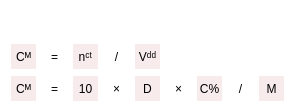
  <widget class="QWidget" name="gridWidget_3" native="true">
   <property name="geometry">
    <rect>
     <x>380</x>
     <y>100</y>
     <width>291</width>
     <height>111</height>
    </rect>
   </property>
   <property name="styleSheet">
    <string notr="true">QWidget {
    background: transparent; /* cho con trở về mặc định */
}

QLabel {
	background-color:#f7ebeb;
    border: none;
}</string>
   </property>
   <layout class="QGridLayout" name="gridLayout_3">
    <property name="bottomMargin">
     <number>6</number>
    </property>
    <item row="1" column="0">
     <widget class="QLabel" name="label_9_0">
      <property name="sizePolicy">
       <sizepolicy hsizetype="Fixed" vsizetype="Fixed">
        <horstretch>0</horstretch>
        <verstretch>0</verstretch>
       </sizepolicy>
      </property>
      <property name="minimumSize">
       <size>
        <width>25</width>
        <height>25</height>
       </size>
      </property>
      <property name="maximumSize">
       <size>
        <width>25</width>
        <height>25</height>
       </size>
      </property>
      <property name="text">
       <string>Cᴹ</string>
      </property>
      <property name="alignment">
       <set>Qt::AlignCenter</set>
      </property>
     </widget>
    </item>
    <item row="2" column="0">
     <widget class="QLabel" name="label_10_0">
      <property name="sizePolicy">
       <sizepolicy hsizetype="Fixed" vsizetype="Fixed">
        <horstretch>0</horstretch>
        <verstretch>0</verstretch>
       </sizepolicy>
      </property>
      <property name="minimumSize">
       <size>
        <width>25</width>
        <height>25</height>
       </size>
      </property>
      <property name="maximumSize">
       <size>
        <width>25</width>
        <height>25</height>
       </size>
      </property>
      <property name="text">
       <string>Cᴹ</string>
      </property>
      <property name="alignment">
       <set>Qt::AlignCenter</set>
      </property>
     </widget>
    </item>
    <item row="2" column="5">
     <widget class="QLabel" name="label_10_5">
      <property name="sizePolicy">
       <sizepolicy hsizetype="Fixed" vsizetype="Fixed">
        <horstretch>0</horstretch>
        <verstretch>0</verstretch>
       </sizepolicy>
      </property>
      <property name="minimumSize">
       <size>
        <width>25</width>
        <height>25</height>
       </size>
      </property>
      <property name="maximumSize">
       <size>
        <width>25</width>
        <height>25</height>
       </size>
      </property>
      <property name="styleSheet">
       <string notr="true">background-color:transparent;
font-size:12px;
border: 0px</string>
      </property>
      <property name="text">
       <string>×</string>
      </property>
      <property name="alignment">
       <set>Qt::AlignCenter</set>
      </property>
     </widget>
    </item>
    <item row="2" column="4">
     <widget class="QLabel" name="label_10_4">
      <property name="sizePolicy">
       <sizepolicy hsizetype="Fixed" vsizetype="Fixed">
        <horstretch>0</horstretch>
        <verstretch>0</verstretch>
       </sizepolicy>
      </property>
      <property name="minimumSize">
       <size>
        <width>25</width>
        <height>25</height>
       </size>
      </property>
      <property name="maximumSize">
       <size>
        <width>25</width>
        <height>25</height>
       </size>
      </property>
      <property name="text">
       <string>D</string>
      </property>
      <property name="alignment">
       <set>Qt::AlignCenter</set>
      </property>
     </widget>
    </item>
    <item row="1" column="3">
     <widget class="QLabel" name="label_9_3">
      <property name="sizePolicy">
       <sizepolicy hsizetype="Fixed" vsizetype="Fixed">
        <horstretch>0</horstretch>
        <verstretch>0</verstretch>
       </sizepolicy>
      </property>
      <property name="minimumSize">
       <size>
        <width>25</width>
        <height>25</height>
       </size>
      </property>
      <property name="maximumSize">
       <size>
        <width>25</width>
        <height>25</height>
       </size>
      </property>
      <property name="styleSheet">
       <string notr="true">background-color:transparent;
font-size:12px;
border: 0px</string>
      </property>
      <property name="text">
       <string>/</string>
      </property>
      <property name="alignment">
       <set>Qt::AlignCenter</set>
      </property>
     </widget>
    </item>
    <item row="2" column="6">
     <widget class="QLabel" name="label_10_6">
      <property name="sizePolicy">
       <sizepolicy hsizetype="Fixed" vsizetype="Fixed">
        <horstretch>0</horstretch>
        <verstretch>0</verstretch>
       </sizepolicy>
      </property>
      <property name="minimumSize">
       <size>
        <width>25</width>
        <height>25</height>
       </size>
      </property>
      <property name="maximumSize">
       <size>
        <width>25</width>
        <height>25</height>
       </size>
      </property>
      <property name="text">
       <string>C%</string>
      </property>
      <property name="alignment">
       <set>Qt::AlignCenter</set>
      </property>
     </widget>
    </item>
    <item row="2" column="3">
     <widget class="QLabel" name="label_10_3">
      <property name="sizePolicy">
       <sizepolicy hsizetype="Fixed" vsizetype="Fixed">
        <horstretch>0</horstretch>
        <verstretch>0</verstretch>
       </sizepolicy>
      </property>
      <property name="minimumSize">
       <size>
        <width>25</width>
        <height>25</height>
       </size>
      </property>
      <property name="maximumSize">
       <size>
        <width>25</width>
        <height>25</height>
       </size>
      </property>
      <property name="styleSheet">
       <string notr="true">background-color:transparent;
font-size:12px;
border: 0px</string>
      </property>
      <property name="text">
       <string>×</string>
      </property>
      <property name="alignment">
       <set>Qt::AlignCenter</set>
      </property>
     </widget>
    </item>
    <item row="1" column="2">
     <widget class="QLabel" name="label_9_2">
      <property name="sizePolicy">
       <sizepolicy hsizetype="Fixed" vsizetype="Fixed">
        <horstretch>0</horstretch>
        <verstretch>0</verstretch>
       </sizepolicy>
      </property>
      <property name="minimumSize">
       <size>
        <width>25</width>
        <height>25</height>
       </size>
      </property>
      <property name="maximumSize">
       <size>
        <width>25</width>
        <height>25</height>
       </size>
      </property>
      <property name="text">
       <string>nᶜᵗ</string>
      </property>
      <property name="alignment">
       <set>Qt::AlignCenter</set>
      </property>
     </widget>
    </item>
    <item row="2" column="2">
     <widget class="QLabel" name="label_10_2">
      <property name="sizePolicy">
       <sizepolicy hsizetype="Fixed" vsizetype="Fixed">
        <horstretch>0</horstretch>
        <verstretch>0</verstretch>
       </sizepolicy>
      </property>
      <property name="minimumSize">
       <size>
        <width>25</width>
        <height>25</height>
       </size>
      </property>
      <property name="maximumSize">
       <size>
        <width>25</width>
        <height>25</height>
       </size>
      </property>
      <property name="text">
       <string>10</string>
      </property>
      <property name="alignment">
       <set>Qt::AlignCenter</set>
      </property>
     </widget>
    </item>
    <item row="2" column="1">
     <widget class="QLabel" name="label_10_1">
      <property name="sizePolicy">
       <sizepolicy hsizetype="Fixed" vsizetype="Fixed">
        <horstretch>0</horstretch>
        <verstretch>0</verstretch>
       </sizepolicy>
      </property>
      <property name="minimumSize">
       <size>
        <width>25</width>
        <height>25</height>
       </size>
      </property>
      <property name="maximumSize">
       <size>
        <width>25</width>
        <height>25</height>
       </size>
      </property>
      <property name="styleSheet">
       <string notr="true">background-color:transparent;
font-size:12px;
border: 0px</string>
      </property>
      <property name="text">
       <string>=</string>
      </property>
      <property name="alignment">
       <set>Qt::AlignCenter</set>
      </property>
     </widget>
    </item>
    <item row="0" column="0">
     <widget class="QLabel" name="label_10_25">
      <property name="sizePolicy">
       <sizepolicy hsizetype="Fixed" vsizetype="Fixed">
        <horstretch>0</horstretch>
        <verstretch>0</verstretch>
       </sizepolicy>
      </property>
      <property name="minimumSize">
       <size>
        <width>25</width>
        <height>25</height>
       </size>
      </property>
      <property name="maximumSize">
       <size>
        <width>25</width>
        <height>25</height>
       </size>
      </property>
      <property name="styleSheet">
       <string notr="true">background-color:transparent;
font-size:12px;
border: 0px</string>
      </property>
      <property name="text">
       <string/>
      </property>
      <property name="alignment">
       <set>Qt::AlignCenter</set>
      </property>
     </widget>
    </item>
    <item row="1" column="1">
     <widget class="QLabel" name="label_9_1">
      <property name="sizePolicy">
       <sizepolicy hsizetype="Fixed" vsizetype="Fixed">
        <horstretch>0</horstretch>
        <verstretch>0</verstretch>
       </sizepolicy>
      </property>
      <property name="minimumSize">
       <size>
        <width>25</width>
        <height>25</height>
       </size>
      </property>
      <property name="maximumSize">
       <size>
        <width>25</width>
        <height>25</height>
       </size>
      </property>
      <property name="styleSheet">
       <string notr="true">background-color:transparent;
font-size:12px;
border: 0px</string>
      </property>
      <property name="text">
       <string>=</string>
      </property>
      <property name="alignment">
       <set>Qt::AlignCenter</set>
      </property>
     </widget>
    </item>
    <item row="1" column="4">
     <widget class="QLabel" name="label_9_4">
      <property name="sizePolicy">
       <sizepolicy hsizetype="Fixed" vsizetype="Fixed">
        <horstretch>0</horstretch>
        <verstretch>0</verstretch>
       </sizepolicy>
      </property>
      <property name="minimumSize">
       <size>
        <width>25</width>
        <height>25</height>
       </size>
      </property>
      <property name="maximumSize">
       <size>
        <width>25</width>
        <height>25</height>
       </size>
      </property>
      <property name="text">
       <string>Vᵈᵈ</string>
      </property>
      <property name="alignment">
       <set>Qt::AlignCenter</set>
      </property>
     </widget>
    </item>
    <item row="2" column="7">
     <widget class="QLabel" name="label_10_7">
      <property name="sizePolicy">
       <sizepolicy hsizetype="Fixed" vsizetype="Fixed">
        <horstretch>0</horstretch>
        <verstretch>0</verstretch>
       </sizepolicy>
      </property>
      <property name="minimumSize">
       <size>
        <width>25</width>
        <height>25</height>
       </size>
      </property>
      <property name="maximumSize">
       <size>
        <width>25</width>
        <height>25</height>
       </size>
      </property>
      <property name="styleSheet">
       <string notr="true">background-color:transparent;
font-size:12px;
border: 0px</string>
      </property>
      <property name="text">
       <string>/</string>
      </property>
      <property name="alignment">
       <set>Qt::AlignCenter</set>
      </property>
     </widget>
    </item>
    <item row="2" column="8">
     <widget class="QLabel" name="label_10_8">
      <property name="sizePolicy">
       <sizepolicy hsizetype="Fixed" vsizetype="Fixed">
        <horstretch>0</horstretch>
        <verstretch>0</verstretch>
       </sizepolicy>
      </property>
      <property name="minimumSize">
       <size>
        <width>25</width>
        <height>25</height>
       </size>
      </property>
      <property name="maximumSize">
       <size>
        <width>25</width>
        <height>25</height>
       </size>
      </property>
      <property name="text">
       <string>M</string>
      </property>
      <property name="alignment">
       <set>Qt::AlignCenter</set>
      </property>
     </widget>
    </item>
   </layout>
  </widget>
